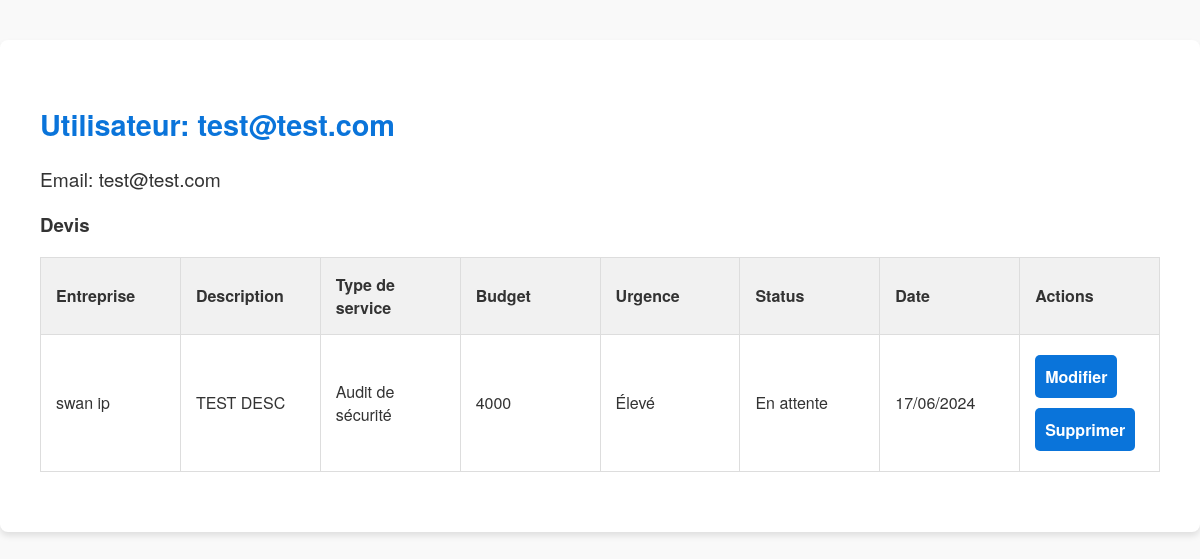
/admin/user/3 (signed in), run on the app's committed database.
### models.py (models this page shows)
class User(db.Model):
    id = db.Column(db.Integer, primary_key=True)
    name = db.Column(db.String(80), nullable=False)
    email = db.Column(db.String(120), unique=True, nullable=False)
    password = db.Column(db.String(120), nullable=False)
    is_admin = db.Column(db.Boolean, default=False)
    is_employee = db.Column(db.Boolean, default=False)

class Devis(db.Model):
    id = db.Column(db.Integer, primary_key=True)
    user_id = db.Column(db.Integer, db.ForeignKey('user.id'), nullable=False)
    employee_id = db.Column(db.Integer, db.ForeignKey('user.id'), nullable=True)  # Changement ici
    entreprise = db.Column(db.String(120), nullable=False)
    description = db.Column(db.Text, nullable=False)
    service_type = db.Column(db.String(120), nullable=False)
    budget = db.Column(db.String(120), nullable=False)
    urgence = db.Column(db.String(120), nullable=False)
    contact_number = db.Column(db.String(20), nullable=False)
    contact_email = db.Column(db.String(120), nullable=False)
    additional_info = db.Column(db.Text, nullable=True)
    status = db.Column(db.String(20), nullable=False, default='En attente')
    admin_notes = db.Column(db.Text, nullable=True)
    date = db.Column(db.DateTime, nullable=False)
    user = db.relationship('User', foreign_keys=[user_id], backref=db.backref('devis', lazy=True))
    employee = db.relationship('User', foreign_keys=[employee_id], backref=db.backref('assigned_devis', lazy=True))

### app.py (the view)
@app.route('/admin/user/<int:user_id>')
def admin_view_user(user_id):
    if 'user_id' not in session or not session.get('is_admin'):
        return redirect(url_for('login'))
    user = User.query.filter_by(id=user_id).first()
    return render_template('admin_view_user.html', user=user)

### templates/admin_view_user.html (shortened to what this page needs)
<!DOCTYPE html>
<html lang="fr">
<head>
    <link rel="stylesheet" href="{{ url_for('static', filename='style.css') }}">
</head>
<body>
    <div class="user-container">
        <h2>Utilisateur: {{ user.name }}</h2>
        <p>Email: {{ user.email }}</p>
        <h3>Devis</h3>
        <table>
            <thead>
                <tr>
                    <th>Entreprise</th>
                    <th>Description</th>
                    <th>Type de service</th>
                    <th>Budget</th>
                    <th>Urgence</th>
                    <th>Status</th>
                    <th>Date</th>
                    <th>Actions</th>
                </tr>
            </thead>
            <tbody>
                {% for devis in user.devis %}
                <tr>
                    <td>{{ devis.entreprise }}</td>
                    <td>{{ devis.description }}</td>
                    <td>{{ devis.service_type }}</td>
                    <td>{{ devis.budget }}</td>
                    <td>{{ devis.urgence }}</td>
                    <td>{{ devis.status }}</td>
                    <td>{{ devis.date.strftime('%d/%m/%Y') }}</td>
                    <td>
                        <a href="{{ url_for('admin_edit_devis', devis_id=devis.id) }}" class="btn">Modifier</a>
                        <a href="{{ url_for('admin_delete_devis', devis_id=devis.id) }}" class="btn">Supprimer</a>
                    </td>
                </tr>
                {% endfor %}
            </tbody>
        </table>
    </div>
</body>
</html>

### static/style.css (style rules this page uses)
body, html { margin: 0; padding: 0; font-family: 'Helvetica Neue', Arial, sans-serif; background-color: #f9f9f9; color: #333; }
.user-container { max-width: 100%; margin: 40px auto; padding: 40px; background: white; border-radius: 8px; box-shadow: 0 4px 6px rgba(0, 0, 0, 0.1); }
.user-container h2 { margin-bottom: 20px; font-size: 1.8em; color: #0a74da; }
.user-container p { font-size: 1.2em; color: #333; }
.user-container table { width: 100%; border-collapse: collapse; margin-bottom: 20px; table-layout: fixed; }
.user-container table, .user-container th, .user-container td { border: 1px solid #ddd; }
.user-container th, .user-container td { padding: 15px; text-align: left; word-wrap: break-word; }
.user-container th { background-color: #f1f1f1; }
.user-container .btn { display: inline-block; padding: 10px; margin: 5px 0; background-color: #0a74da; color: white; text-align: center; text-decoration: none; border-radius: 5px; font-size: 1em; font-weight: bold; transition: background-color 0.3s ease; }

### data on the page
User: name "test@test.com", email "test@test.com"
Devis: entreprise "swan ip", description "TEST DESC", service_type "Audit de sécurité", budget "4000", urgence "Élevé", status "En attente", date "17/06/2024"
